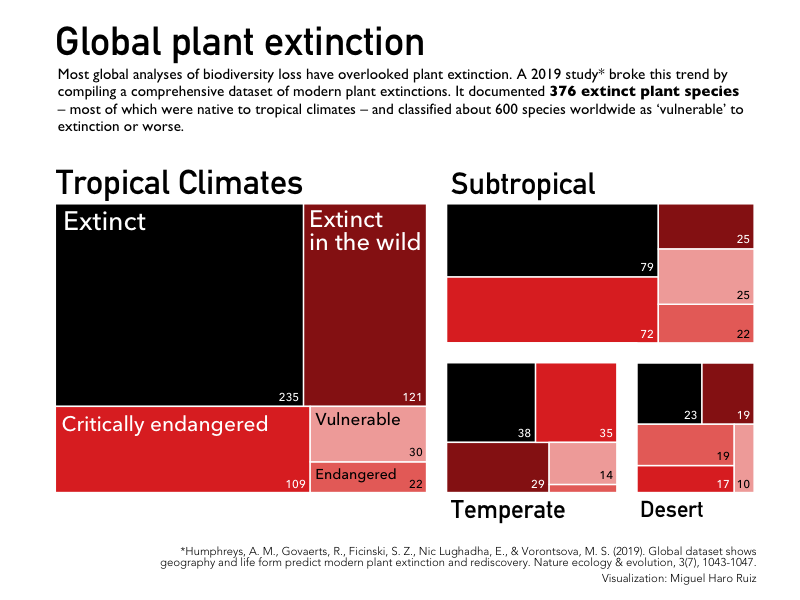

This chart was generated by the following R code:
##-----------------------------------------------------------------------------
##
## This script visualizes global plant extinction by climate.
## It was created for day 3 of the #30DayChartChallege, whose theme is flora
## and fauna.
##
## Author: Miguel Haro Ruiz  
## Date : April 3, 2023
##
##-----------------------------------------------------------------------------

rm(list = ls())

### Load required packages
library(tidyverse)
library(readxl)
library(rstudioapi)
library(camcorder)
library(treemap)
library(ggtext)

### Obtain working directory of this script and import data
dir = getSourceEditorContext()$path |> str_remove("/day_3.*")
d.raw = read_excel(paste0(dir, "/data/plant_extinction.xlsx"),
                   sheet = "Supplementary_Data_1")

### This allows for plots to be auto-saved
#gg_record(dir = "plots",
#          device = "png",
#          width = 9,
#          height = 6,
#          units = "in",
#          dpi = 300)

### Wrangle data
d = 
  d.raw |>
  filter((Extinction.Risk == "EX" |
           Extinction.Risk == "EW" |
           Extinction.Risk == "CR" |
           Extinction.Risk == "EN" |
           Extinction.Risk == "VU") &
           (Climate != "TA" &
              Climate != "A")) |> 
  mutate(risk = 
           case_when(
             Extinction.Risk == "EX" ~ "a",
             Extinction.Risk == "EW" ~ "b",
             Extinction.Risk == "CR" ~ "c",
             Extinction.Risk == "EN" ~ "d",
             Extinction.Risk == "VU" ~ "e"
             ),
         climate = 
           case_when(
             Climate == "S" ~ "Subtropical",
             Climate == "WT" | Climate == "MT" | Climate == "T" ~ "Tropical",
             Climate == "DT" ~ "Desert",
             Climate == "G" ~ "Temperate")
         ) |>
  count(risk, climate) |>
  mutate(color_f = 
           case_when(
             risk == "a" ~ "black" ,
             risk == "b" ~ "#971d16",
             risk == "c" ~ "#e03329",
             risk == "d" ~ "#e97069",
             risk == "e" ~ "#f2aca8"  ) )

### Create dataframe for treemap chart and manipulate it
tm = treemap(dtf = d,
             index = c("climate", "risk"),
              vSize = "n",
              vColor = "color_f",
              type = 'color')

tm_plot_data = tm$tm |>
  mutate(x1 = x0 + w,
         y1 = y0 + h) |>
  mutate(x = (x0+x1)/2,
         y = (y0+y1)/2) |> 
  mutate(primary_group = ifelse(is.na(risk), 7.5, .5)) |>
  mutate(color = ifelse(is.na(risk), NA, color))

### Create dataframe for main text
text_box = data.frame(
  label = "Most global analyses of biodiversity loss have overlooked plant 
  extinction. A 2019 study* broke this trend by compiling a comprehensive 
  dataset of modern plant extinctions. It documented **376 extinct plant 
  species** -- most of which were native to tropical climates -- and classified 
  about 600 species worldwide as 'vulnerable' to extinction or worse.",
  x = 0, 
  y = 1
)

### Create dataframe to label sub treemaps
headings = data.frame(x = c(0.565, 0.015, 0.828, 0.565),
                      y = c(1, 1, 0, 0),
                      text = c("Subtropical",
                               "Tropical Climates",
                               "Desert",
                               "Temperate") )

### Create dataframe to label extinction levels
text_labels = data.frame(x = c(sum(tm_plot_data$x0[tm_plot_data$risk == "a" & 
                                                     tm_plot_data$climate == "Tropical"], na.rm = T) +0.025,
                               sum(tm_plot_data$x0[tm_plot_data$risk == "b" &
                                                     tm_plot_data$climate == "Tropical"], na.rm = T) +0.008,
                               sum(tm_plot_data$x0[tm_plot_data$risk == "b" &
                                                     tm_plot_data$climate == "Tropical"], na.rm = T) +0.008,
                               sum(tm_plot_data$x0[tm_plot_data$risk == "c" & 
                                                     tm_plot_data$climate == "Tropical"], na.rm = T) +0.023,
                               sum(tm_plot_data$x0[tm_plot_data$risk == "d" &
                                                     tm_plot_data$climate == "Tropical"], na.rm = T) +0.0075,
                               sum(tm_plot_data$x0[tm_plot_data$risk == "e" & 
                                                     tm_plot_data$climate == "Tropical"], na.rm = T) +0.0075),
                         
                         y = c(sum(tm_plot_data$y1[tm_plot_data$risk == "a" &
                                                     tm_plot_data$climate == "Tropical"], na.rm = T) -0.055,
                               sum(tm_plot_data$y1[tm_plot_data$risk == "b" &
                                                     tm_plot_data$climate == "Tropical"], na.rm = T) -0.05,
                               sum(tm_plot_data$y1[tm_plot_data$risk == "b" &
                                                     tm_plot_data$climate == "Tropical"], na.rm = T) -0.125,
                               sum(tm_plot_data$y1[tm_plot_data$risk == "c" &
                                                     tm_plot_data$climate == "Tropical"], na.rm = T) -0.03,
                               sum(tm_plot_data$y1[tm_plot_data$risk == "d" &
                                                     tm_plot_data$climate == "Tropical"], na.rm = T) -0.02,
                               sum(tm_plot_data$y1[tm_plot_data$risk == "e" &
                                                     tm_plot_data$climate == "Tropical"], na.rm = T) -0.02 ),
                         text = c("Extinct", 
                                  "Extinct",
                                  "in the wild", 
                                  "Critically endangered",
                                  "Endangered",
                                  "Vulnerable") )

### Create dataframe to label number of extinct/endangered species in each climate
num_labels = tm_plot_data |>
  filter(!is.na(risk)) |>
  mutate(x1 = 
           case_when(
             (climate == "Tropical" & 
                (risk == "b" | 
                   risk == "d" |
                   risk == "e") ) |
               (climate == "Subtropical" &
                  (risk == "b" |
                     risk == "d" |
                     risk == "e") ) |
             (climate == "Temperate" &
                (risk == "c" |
                   risk == "d" |
                   risk == "e") ) |
               (climate == "Desert" &
                  (risk == "b" |
                     risk == "e") ) ~ x1 -0.019, 
             TRUE ~ x1 -0.006),
         
         y0 = case_when(
           (climate == "Tropical" & 
              (risk == "c" | 
                 risk == "d") ) |
             (climate == "Temperate" &
                (risk == "b" | 
                   risk == "d") ) |
           (climate == "Subtropical" &
              (risk == "c" |
                 risk == "d" ) ) |
             (climate == "Desert" &
                (risk == "e" |
                   risk == "c") ) ~ y0 +0.05,
           TRUE ~ y0 +0.02),
         color = 
           case_when(
             risk == "a" ~ "white",
             risk == "b" ~ "white",
             risk == "c" ~ "white",
             risk == "d" ~ "black",
             risk == "e" ~ "black"),
         vSize = 
           case_when(
             vSize < 10 ~ NA,
             TRUE ~ vSize
           )
         ) |>
  select(x1, y0, vSize, color) 

### Create dataframe for source and authorship
source = data.frame(text = c("*Humphreys, A. M., Govaerts, R., Ficinski, S. Z., Nic Lughadha, E., & Vorontsova, M. S. (2019). Global dataset shows geography and life form predict modern plant extinction and rediscovery. Nature ecology & evolution, 3(7), 1043-1047.",
                             "Visualization: Miguel Haro Ruiz"),
                    x =  c(1, 1),
                    y = c(0, -.125))

### Create visualization
tm_plot_data |>
  ggplot() +
  geom_rect(aes(xmin = x0, xmax = x1,
                ymin = y0, ymax = y1,
                fill = color,
                linewidth = primary_group,
                ),
            show.legend = FALSE, color = "white") +
  
  geom_text(data = headings,
            aes(x = x, 
                y = y,
                label = text),
            size = c(8, 9, 6, 6.66),
            hjust = c(0, 0, 0, 0),
            vjust = c(0, 0, .85, .85),
            family = "DIN Alternate Bold") +
  
  geom_text(data = text_labels,
            aes(x = x,
                y = y,
                label = text),
            hjust = rep(0, 6),
            vjust = rep(1, 6),
            color = c("white", "white","white", "white", "black", "black"),
            size = c(7, 6.25, 6.25, 5.5, 3.75, 4.5),
            family = "Avenir Next Medium") +
  
  geom_text(data = num_labels,
            aes(x = x1, y = y0,
                label = vSize,
                color = color),
            hjust = 1,
            vjust = 0,
            size = 3,
            family = "Avenir Next Medium") +
  geom_textbox(data = text_box, 
               aes(x = x, y = y, 
                   label = label),
               hjust = -0.0075, vjust = -.65,
               orientation = "upright", 
               fill = NA,
               box.colour = NA,
               lineheight = 1.15,
               halign = 0,
               size = 4,
               width = unit(0.89, "npc"),
               family = "Gill Sans") +
  
  geom_textbox(data = source, 
               aes(x = x, y = y, 
                   label = text),
               hjust = 1, vjust = 2,
               orientation = "upright", 
               fill = NA,
               box.colour = NA,
               lineheight = 1,
               halign = 1,
               size = 3,
               width = unit(0.82, "npc"),
               family = "Avenir Light") +
  
  scale_fill_identity() +
  scale_color_identity() +
  coord_cartesian(clip = "off") +
  scale_linewidth(range = range(tm_plot_data$primary_group)) +
  labs(title = "Global plant extinction") +
  theme_void() + 
  theme(plot.title = element_text(hjust = 0.11,
                                  vjust = 14.5, 
                                  size = 30,
                                  family = "DIN Alternate Bold"),
        plot.background = element_rect(fill =  "white",
                                       color = "white"),
        plot.margin = margin(t = 3.5,
                             r = 0,  
                             b = 1.1,
                             l = 0.25,  
                             unit = "cm"))

### This creates an gif showing the progress of the different auto-saved plots
#gg_playback(name = file.path("plots", "fauna_flora.gif"),
#            first_image_duration = 3,
#            last_image_duration = 7,
#            frame_duration = .2,
#            image_resize = 800 )
